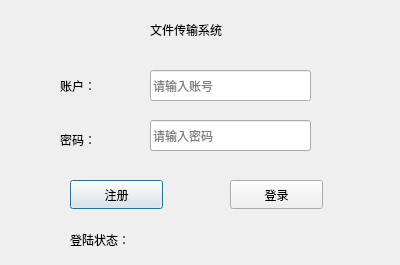
<?xml version="1.0" encoding="UTF-8"?>
<ui version="4.0">
 <class>LoginDialog</class>
 <widget class="QDialog" name="LoginDialog">
  <property name="geometry">
   <rect>
    <x>0</x>
    <y>0</y>
    <width>400</width>
    <height>265</height>
   </rect>
  </property>
  <property name="windowTitle">
   <string>Dialog</string>
  </property>
  <property name="styleSheet">
   <string notr="true">body { background-color: rgb(43, 43, 43); }</string>
  </property>
  <widget class="QLabel" name="idLabel">
   <property name="geometry">
    <rect>
     <x>60</x>
     <y>70</y>
     <width>81</width>
     <height>31</height>
    </rect>
   </property>
   <property name="text">
    <string>账户：</string>
   </property>
  </widget>
  <widget class="QLabel" name="passLabel">
   <property name="geometry">
    <rect>
     <x>60</x>
     <y>130</y>
     <width>69</width>
     <height>20</height>
    </rect>
   </property>
   <property name="text">
    <string>密码：</string>
   </property>
  </widget>
  <widget class="QLineEdit" name="idLineEdit">
   <property name="geometry">
    <rect>
     <x>150</x>
     <y>70</y>
     <width>161</width>
     <height>31</height>
    </rect>
   </property>
   <property name="placeholderText">
    <string>请输入账号</string>
   </property>
  </widget>
  <widget class="QLineEdit" name="passLineEdit">
   <property name="geometry">
    <rect>
     <x>150</x>
     <y>120</y>
     <width>161</width>
     <height>31</height>
    </rect>
   </property>
   <property name="inputMask">
    <string/>
   </property>
   <property name="text">
    <string/>
   </property>
   <property name="echoMode">
    <enum>QLineEdit::Password</enum>
   </property>
   <property name="placeholderText">
    <string>请输入密码</string>
   </property>
  </widget>
  <widget class="QPushButton" name="regiButton">
   <property name="geometry">
    <rect>
     <x>70</x>
     <y>180</y>
     <width>93</width>
     <height>29</height>
    </rect>
   </property>
   <property name="text">
    <string>注册</string>
   </property>
  </widget>
  <widget class="QPushButton" name="loginButton">
   <property name="geometry">
    <rect>
     <x>230</x>
     <y>180</y>
     <width>93</width>
     <height>29</height>
    </rect>
   </property>
   <property name="text">
    <string>登录</string>
   </property>
  </widget>
  <widget class="QLabel" name="label_3">
   <property name="geometry">
    <rect>
     <x>150</x>
     <y>20</y>
     <width>151</width>
     <height>20</height>
    </rect>
   </property>
   <property name="text">
    <string>文件传输系统</string>
   </property>
  </widget>
  <widget class="QLabel" name="contentLabel">
   <property name="geometry">
    <rect>
     <x>70</x>
     <y>230</y>
     <width>181</width>
     <height>20</height>
    </rect>
   </property>
   <property name="text">
    <string>登陆状态：</string>
   </property>
  </widget>
 </widget>
 <resources/>
 <connections/>
</ui>
